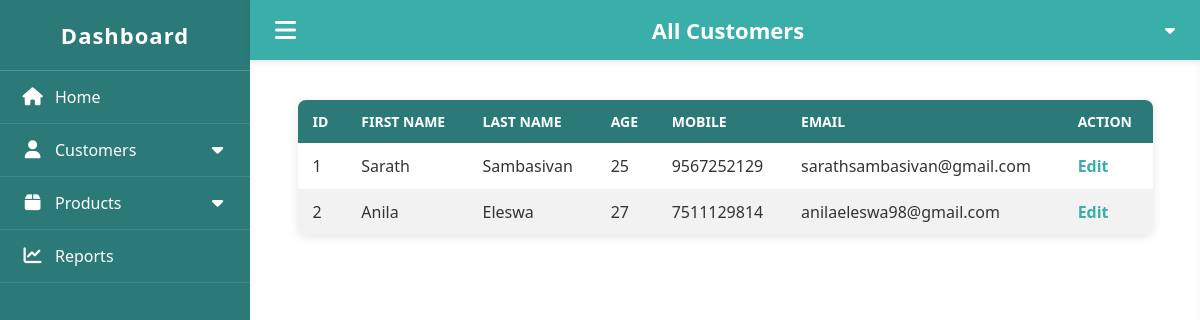
The app's page /customer_detail with its own data.
### myadmin/models.py (models this page shows, shortened)
class Customer(models.Model):
    mobile_number = models.CharField(max_length=15)
    age = models.IntegerField()
    gender = models.CharField()
    user = models.OneToOneField(User, on_delete=models.CASCADE,related_name='customer')

### myadmin/views.py (the view)
# urls.py: path("customer_detail", views.customer_detail_view, name="customer_detail"),
def customer_detail_view(request):
    customers = Customer.objects.select_related('user').all()
    return render(request, 'customer_details.html', {'customer': customers})

### myadmin/templates/customer_details.html (shortened to what this page needs)
{% load static %}
<!DOCTYPE html>
<html lang="en">
<head>
  <link rel="stylesheet" href="https://cdnjs.cloudflare.com/ajax/libs/font-awesome/6.5.0/css/all.min.css">
</head>
<body>
  <div class="sidebar" id="sidebar">
    <h2>Dashboard</h2>
    <ul>
      <li><a href="{% url 'admin_home' %}"><i class="fa fa-home"></i><span>Home</span></a></li>
      <li class="dropdown">
        <a href="javascript:void(0);" onclick="toggleDropdown(this)">
          <i class="fa fa-user"></i> <span>Customers</span>
          <i class="fa fa-caret-down" style="margin-left:auto;"></i>
        </a>
      </li>
      <li class="dropdown">
        <a href="javascript:void(0);" onclick="toggleDropdown(this)">
          <i class="fa fa-box"></i> <span>Products</span>
          <i class="fa fa-caret-down" style="margin-left:auto;"></i>
        </a>
      </li>
      <li><a href="#"><i class="fa fa-chart-line"></i><span>Reports</span></a></li>
    </ul>
  </div>
  <div class="main">
    <div class="topbar">
      <i class="fa fa-bars menu-toggle" onclick="toggleSidebar()"></i>
      <h1>All Customers</h1>
        <div class="user-dropdown">
        <button class="user-btn">
          {{ user.first_name|default:user.username }} <i class="fa fa-caret-down"></i>
        </button>
      </div>
    </div>
    <table>
      <thead>
        <tr>
          <th>ID</th>
          <th>First Name</th>
          <th>Last Name</th>
          <th>Age</th>
          <th>Mobile</th>
          <th>Email</th>
          <th>Action</th>
        </tr>
      </thead>
      <tbody>
        {% for customer in customer %}
        <tr>
          <td>{{ customer.id }}</td>
          <td>{{ customer.user.first_name }}</td>
          <td>{{ customer.user.last_name }}</td>
          <td>{{ customer.age }}</td>
          <td>{{ customer.mobile_number }}</td>
          <td>{{ customer.user.email }}</td>
          <td><a href="{% url 'customer_edit_profile' customer.id %}">Edit</a></td>
        </tr>
        {% empty %}
        <tr>
          <td colspan="7" style="text-align:center;">No customers found.</td>
        </tr>
        {% endfor %}
      </tbody>
    </table>
  </div>
</body>
</html>

### myadmin/templates/customer_details.html (style rules this page uses)
* { box-sizing: border-box; margin: 0; padding: 0; font-family: 'Segoe UI', sans-serif; }
body { display: flex; min-height: 100vh; background-color: #f9f9f9; color: #333; }
.sidebar { width: 250px; background: #2b7a78; color: #fff; transition: width 0.3s ease; overflow: hidden; display: flex; flex-direction: column; }
.sidebar h2 { padding: 20px; font-size: 22px; text-align: center; letter-spacing: 1px; border-bottom: 1px solid rgba(255, 255, 255, 0.2); }
.sidebar ul { list-style: none; flex-grow: 1; }
.sidebar ul li { border-bottom: 1px solid rgba(255, 255, 255, 0.1); }
.sidebar ul li a { color: #fff; text-decoration: none; padding: 15px 20px; display: flex; align-items: center; gap: 10px; transition: all 0.3s ease; }
.sidebar ul li i { font-size: 18px; width: 25px; text-align: center; }
.main { flex: 1; display: flex; flex-direction: column; background-color: #fff; box-shadow: inset 0 0 10px rgba(0,0,0,0.05); }
.topbar { background: #3aafa9; color: white; padding: 15px 25px; display: flex; align-items: center; justify-content: space-between; box-shadow: 0 2px 5px rgba(0,0,0,0.1); }
.menu-toggle { font-size: 24px; cursor: pointer; }
.topbar h1 { flex: 1; text-align: center; font-size: 22px; }
table { width: 90%; margin: 40px auto; border-collapse: collapse; background: #fff; border-radius: 8px; overflow: hidden; box-shadow: 0 2px 10px rgba(0,0,0,0.1); }
table th, table td { padding: 12px 15px; text-align: left; }
table th { background-color: #2b7a78; color: #fff; font-weight: 600; text-transform: uppercase; font-size: 14px; }
table tr:nth-child(even) { background-color: #f2f2f2; }
table td a { color: #3aafa9; text-decoration: none; font-weight: 600; }
.user-dropdown { position: relative; display: inline-block; }
.user-btn { background: none; border: none; color: white; font-size: 16px; cursor: pointer; }
.user-btn i { margin-left: 5px; }

### records on screen
Customer: id "1", user.first_name "Sarath", user.last_name "Sambasivan", age "25", mobile_number "9567252129", user.email "sarathsambasivan@gmail.com"
Customer: id "2", user.first_name "Anila", user.last_name "Eleswa", age "27", mobile_number "7511129814", user.email "anilaeleswa98@gmail.com"
